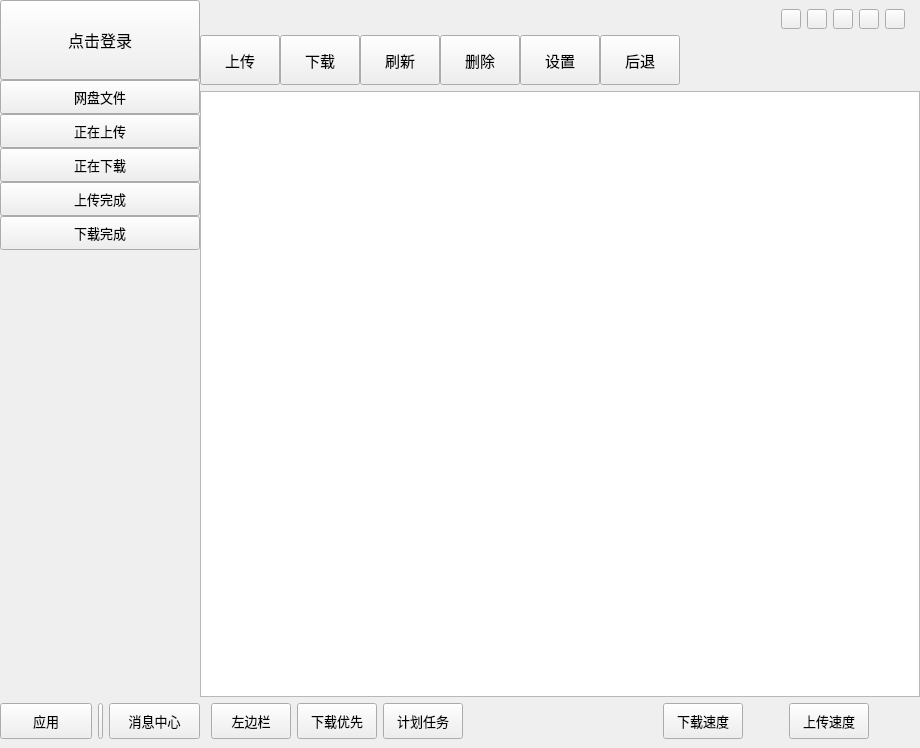
<?xml version="1.0" encoding="UTF-8"?>
<ui version="4.0">
 <class>MainWgt</class>
 <widget class="QWidget" name="MainWgt">
  <property name="geometry">
   <rect>
    <x>0</x>
    <y>0</y>
    <width>920</width>
    <height>748</height>
   </rect>
  </property>
  <property name="windowTitle">
   <string>MainWgt</string>
  </property>
  <layout class="QHBoxLayout" name="horizontalLayout_5">
   <property name="spacing">
    <number>0</number>
   </property>
   <property name="leftMargin">
    <number>0</number>
   </property>
   <property name="topMargin">
    <number>0</number>
   </property>
   <property name="rightMargin">
    <number>0</number>
   </property>
   <property name="bottomMargin">
    <number>0</number>
   </property>
   <item>
    <widget class="QWidget" name="m_pLeftWgt" native="true">
     <property name="styleSheet">
      <string notr="true"/>
     </property>
     <layout class="QVBoxLayout" name="verticalLayout_4">
      <property name="spacing">
       <number>0</number>
      </property>
      <property name="leftMargin">
       <number>0</number>
      </property>
      <property name="topMargin">
       <number>0</number>
      </property>
      <property name="rightMargin">
       <number>0</number>
      </property>
      <property name="bottomMargin">
       <number>0</number>
      </property>
      <item>
       <widget class="QPushButton" name="m_pLoginBtn">
        <property name="sizePolicy">
         <sizepolicy hsizetype="Minimum" vsizetype="Fixed">
          <horstretch>0</horstretch>
          <verstretch>0</verstretch>
         </sizepolicy>
        </property>
        <property name="minimumSize">
         <size>
          <width>200</width>
          <height>80</height>
         </size>
        </property>
        <property name="font">
         <font>
          <family> 微软雅黑 </family>
          <pointsize>12</pointsize>
         </font>
        </property>
        <property name="text">
         <string> 点击登录 </string>
        </property>
        <property name="icon">
         <iconset resource="qres.qrc">
          <normaloff>:/Data/Image/login.png</normaloff>:/Data/Image/login.png</iconset>
        </property>
        <property name="iconSize">
         <size>
          <width>40</width>
          <height>40</height>
         </size>
        </property>
        <property name="flat">
         <bool>false</bool>
        </property>
       </widget>
      </item>
      <item>
       <widget class="QPushButton" name="m_pCloudDiskBtn">
        <property name="minimumSize">
         <size>
          <width>0</width>
          <height>34</height>
         </size>
        </property>
        <property name="font">
         <font>
          <family> 微软雅黑 </family>
          <pointsize>10</pointsize>
          <weight>50</weight>
          <bold>false</bold>
         </font>
        </property>
        <property name="mouseTracking">
         <bool>true</bool>
        </property>
        <property name="acceptDrops">
         <bool>false</bool>
        </property>
        <property name="autoFillBackground">
         <bool>false</bool>
        </property>
        <property name="text">
         <string> 网盘文件 </string>
        </property>
        <property name="icon">
         <iconset resource="qres.qrc">
          <normaloff>:/Data/Image/disk_1.png</normaloff>
          <activeoff>:/Data/Image/disk_3.png</activeoff>:/Data/Image/disk_1.png</iconset>
        </property>
        <property name="iconSize">
         <size>
          <width>30</width>
          <height>30</height>
         </size>
        </property>
        <property name="checkable">
         <bool>true</bool>
        </property>
        <property name="checked">
         <bool>false</bool>
        </property>
        <property name="autoRepeat">
         <bool>false</bool>
        </property>
        <property name="autoExclusive">
         <bool>true</bool>
        </property>
        <property name="autoDefault">
         <bool>false</bool>
        </property>
        <property name="default">
         <bool>false</bool>
        </property>
        <property name="flat">
         <bool>false</bool>
        </property>
       </widget>
      </item>
      <item>
       <widget class="QPushButton" name="m_pUpingBtn">
        <property name="minimumSize">
         <size>
          <width>0</width>
          <height>34</height>
         </size>
        </property>
        <property name="font">
         <font>
          <family> 微软雅黑 </family>
          <pointsize>10</pointsize>
         </font>
        </property>
        <property name="mouseTracking">
         <bool>true</bool>
        </property>
        <property name="text">
         <string> 正在上传 </string>
        </property>
        <property name="icon">
         <iconset resource="qres.qrc">
          <normaloff>:/Data/Image/uping_1.png</normaloff>
          <activeoff>:/Data/Image/uping_3.png</activeoff>:/Data/Image/uping_1.png</iconset>
        </property>
        <property name="iconSize">
         <size>
          <width>30</width>
          <height>30</height>
         </size>
        </property>
        <property name="checkable">
         <bool>true</bool>
        </property>
       </widget>
      </item>
      <item>
       <widget class="QPushButton" name="m_pDownloadingBtn">
        <property name="minimumSize">
         <size>
          <width>0</width>
          <height>34</height>
         </size>
        </property>
        <property name="font">
         <font>
          <family> 微软雅黑 </family>
          <pointsize>10</pointsize>
         </font>
        </property>
        <property name="mouseTracking">
         <bool>true</bool>
        </property>
        <property name="text">
         <string> 正在下载 </string>
        </property>
        <property name="icon">
         <iconset resource="qres.qrc">
          <normaloff>:/Data/Image/downing_1.png</normaloff>
          <activeoff>:/Data/Image/downing_3.png</activeoff>:/Data/Image/downing_1.png</iconset>
        </property>
        <property name="iconSize">
         <size>
          <width>30</width>
          <height>30</height>
         </size>
        </property>
        <property name="checkable">
         <bool>true</bool>
        </property>
       </widget>
      </item>
      <item>
       <widget class="QPushButton" name="m_pUpSuccessBtn">
        <property name="minimumSize">
         <size>
          <width>0</width>
          <height>34</height>
         </size>
        </property>
        <property name="font">
         <font>
          <family> 微软雅黑 </family>
          <pointsize>10</pointsize>
         </font>
        </property>
        <property name="mouseTracking">
         <bool>true</bool>
        </property>
        <property name="styleSheet">
         <string notr="true"/>
        </property>
        <property name="text">
         <string> 上传完成 </string>
        </property>
        <property name="icon">
         <iconset resource="qres.qrc">
          <normaloff>:/Data/Image/done_1.png</normaloff>
          <activeoff>:/Data/Image/done_3.png</activeoff>:/Data/Image/done_1.png</iconset>
        </property>
        <property name="iconSize">
         <size>
          <width>30</width>
          <height>30</height>
         </size>
        </property>
        <property name="checkable">
         <bool>true</bool>
        </property>
       </widget>
      </item>
      <item>
       <widget class="QPushButton" name="m_pDownSuccessBtn">
        <property name="minimumSize">
         <size>
          <width>0</width>
          <height>34</height>
         </size>
        </property>
        <property name="font">
         <font>
          <family> 微软雅黑 </family>
          <pointsize>10</pointsize>
         </font>
        </property>
        <property name="mouseTracking">
         <bool>true</bool>
        </property>
        <property name="text">
         <string> 下载完成 </string>
        </property>
        <property name="icon">
         <iconset resource="qres.qrc">
          <normaloff>:/Data/Image/done_1.png</normaloff>
          <activeoff>:/Data/Image/done_3.png</activeoff>:/Data/Image/done_1.png</iconset>
        </property>
        <property name="iconSize">
         <size>
          <width>30</width>
          <height>30</height>
         </size>
        </property>
        <property name="checkable">
         <bool>true</bool>
        </property>
        <property name="checked">
         <bool>false</bool>
        </property>
        <property name="flat">
         <bool>false</bool>
        </property>
       </widget>
      </item>
      <item>
       <spacer name="verticalSpacer_9">
        <property name="orientation">
         <enum>Qt::Vertical</enum>
        </property>
        <property name="sizeHint" stdset="0">
         <size>
          <width>20</width>
          <height>40</height>
         </size>
        </property>
       </spacer>
      </item>
      <item>
       <widget class="QWidget" name="m_pLeftBottomWgt" native="true">
        <layout class="QHBoxLayout" name="horizontalLayout">
         <property name="spacing">
          <number>6</number>
         </property>
         <property name="leftMargin">
          <number>0</number>
         </property>
         <property name="topMargin">
          <number>0</number>
         </property>
         <property name="rightMargin">
          <number>0</number>
         </property>
         <property name="bottomMargin">
          <number>9</number>
         </property>
         <item>
          <widget class="QPushButton" name="m_pApplyBtn">
           <property name="minimumSize">
            <size>
             <width>0</width>
             <height>36</height>
            </size>
           </property>
           <property name="font">
            <font>
             <family> 微软雅黑 </family>
             <pointsize>10</pointsize>
            </font>
           </property>
           <property name="text">
            <string> 应用 </string>
           </property>
          </widget>
         </item>
         <item>
          <widget class="QPushButton" name="m_pVDividerBtn">
           <property name="sizePolicy">
            <sizepolicy hsizetype="Fixed" vsizetype="Fixed">
             <horstretch>0</horstretch>
             <verstretch>0</verstretch>
            </sizepolicy>
           </property>
           <property name="minimumSize">
            <size>
             <width>5</width>
             <height>36</height>
            </size>
           </property>
           <property name="maximumSize">
            <size>
             <width>5</width>
             <height>16777215</height>
            </size>
           </property>
           <property name="text">
            <string/>
           </property>
          </widget>
         </item>
         <item>
          <widget class="QPushButton" name="m_pMsgCenterBtn">
           <property name="minimumSize">
            <size>
             <width>0</width>
             <height>36</height>
            </size>
           </property>
           <property name="font">
            <font>
             <family> 微软雅黑 </family>
             <pointsize>10</pointsize>
            </font>
           </property>
           <property name="text">
            <string> 消息中心 </string>
           </property>
          </widget>
         </item>
        </layout>
       </widget>
      </item>
     </layout>
    </widget>
   </item>
   <item>
    <widget class="QWidget" name="m_pRightWgt" native="true">
     <layout class="QVBoxLayout" name="verticalLayout_6">
      <property name="leftMargin">
       <number>0</number>
      </property>
      <property name="topMargin">
       <number>0</number>
      </property>
      <property name="rightMargin">
       <number>0</number>
      </property>
      <property name="bottomMargin">
       <number>0</number>
      </property>
      <item>
       <widget class="QWidget" name="m_pTopWgt" native="true">
        <layout class="QHBoxLayout" name="horizontalLayout_4">
         <property name="spacing">
          <number>6</number>
         </property>
         <property name="leftMargin">
          <number>9</number>
         </property>
         <property name="topMargin">
          <number>9</number>
         </property>
         <property name="rightMargin">
          <number>15</number>
         </property>
         <property name="bottomMargin">
          <number>0</number>
         </property>
         <item>
          <spacer name="horizontalSpacer_3">
           <property name="orientation">
            <enum>Qt::Horizontal</enum>
           </property>
           <property name="sizeHint" stdset="0">
            <size>
             <width>198</width>
             <height>20</height>
            </size>
           </property>
          </spacer>
         </item>
         <item>
          <widget class="QPushButton" name="m_pStyleBtn">
           <property name="minimumSize">
            <size>
             <width>20</width>
             <height>20</height>
            </size>
           </property>
           <property name="maximumSize">
            <size>
             <width>20</width>
             <height>20</height>
            </size>
           </property>
           <property name="text">
            <string/>
           </property>
          </widget>
         </item>
         <item>
          <widget class="QPushButton" name="m_pConfigBtn">
           <property name="minimumSize">
            <size>
             <width>20</width>
             <height>20</height>
            </size>
           </property>
           <property name="maximumSize">
            <size>
             <width>20</width>
             <height>20</height>
            </size>
           </property>
           <property name="text">
            <string/>
           </property>
          </widget>
         </item>
         <item>
          <widget class="QPushButton" name="m_pMinBtn">
           <property name="minimumSize">
            <size>
             <width>20</width>
             <height>20</height>
            </size>
           </property>
           <property name="maximumSize">
            <size>
             <width>20</width>
             <height>20</height>
            </size>
           </property>
           <property name="text">
            <string/>
           </property>
          </widget>
         </item>
         <item>
          <widget class="QPushButton" name="m_pMaxBtn">
           <property name="minimumSize">
            <size>
             <width>20</width>
             <height>20</height>
            </size>
           </property>
           <property name="maximumSize">
            <size>
             <width>20</width>
             <height>20</height>
            </size>
           </property>
           <property name="text">
            <string/>
           </property>
          </widget>
         </item>
         <item>
          <widget class="QPushButton" name="m_pCloseBtn">
           <property name="minimumSize">
            <size>
             <width>20</width>
             <height>20</height>
            </size>
           </property>
           <property name="maximumSize">
            <size>
             <width>20</width>
             <height>20</height>
            </size>
           </property>
           <property name="text">
            <string/>
           </property>
          </widget>
         </item>
        </layout>
       </widget>
      </item>
      <item>
       <widget class="QWidget" name="m_pMidWgt" native="true">
        <layout class="QHBoxLayout" name="horizontalLayout_3">
         <property name="spacing">
          <number>0</number>
         </property>
         <property name="leftMargin">
          <number>0</number>
         </property>
         <property name="topMargin">
          <number>0</number>
         </property>
         <property name="rightMargin">
          <number>0</number>
         </property>
         <property name="bottomMargin">
          <number>0</number>
         </property>
         <item>
          <widget class="QPushButton" name="m_pUpBtn">
           <property name="enabled">
            <bool>true</bool>
           </property>
           <property name="minimumSize">
            <size>
             <width>80</width>
             <height>50</height>
            </size>
           </property>
           <property name="maximumSize">
            <size>
             <width>80</width>
             <height>50</height>
            </size>
           </property>
           <property name="font">
            <font>
             <family> 微软雅黑 </family>
             <pointsize>11</pointsize>
            </font>
           </property>
           <property name="mouseTracking">
            <bool>true</bool>
           </property>
           <property name="styleSheet">
            <string notr="true"/>
           </property>
           <property name="text">
            <string> 上传 </string>
           </property>
           <property name="icon">
            <iconset resource="qres.qrc">
             <normaloff>:/Data/Image/up_1.png</normaloff>
             <activeoff>:/Data/Image/up_3.png</activeoff>:/Data/Image/up_1.png</iconset>
           </property>
           <property name="iconSize">
            <size>
             <width>70</width>
             <height>50</height>
            </size>
           </property>
          </widget>
         </item>
         <item>
          <widget class="QPushButton" name="m_pDownloadBtn">
           <property name="minimumSize">
            <size>
             <width>80</width>
             <height>50</height>
            </size>
           </property>
           <property name="maximumSize">
            <size>
             <width>80</width>
             <height>50</height>
            </size>
           </property>
           <property name="font">
            <font>
             <family> 微软雅黑 </family>
             <pointsize>11</pointsize>
             <weight>50</weight>
             <italic>false</italic>
             <bold>false</bold>
            </font>
           </property>
           <property name="mouseTracking">
            <bool>true</bool>
           </property>
           <property name="text">
            <string> 下载 </string>
           </property>
           <property name="icon">
            <iconset resource="qres.qrc">
             <normaloff>:/Data/Image/down_1.png</normaloff>
             <activeoff>:/Data/Image/down_3.png</activeoff>:/Data/Image/down_1.png</iconset>
           </property>
           <property name="iconSize">
            <size>
             <width>70</width>
             <height>50</height>
            </size>
           </property>
          </widget>
         </item>
         <item>
          <widget class="QPushButton" name="m_pReflashBtn">
           <property name="minimumSize">
            <size>
             <width>80</width>
             <height>50</height>
            </size>
           </property>
           <property name="maximumSize">
            <size>
             <width>80</width>
             <height>50</height>
            </size>
           </property>
           <property name="font">
            <font>
             <family> 微软雅黑 </family>
             <pointsize>11</pointsize>
             <weight>50</weight>
             <italic>false</italic>
             <bold>false</bold>
            </font>
           </property>
           <property name="text">
            <string> 刷新 </string>
           </property>
           <property name="icon">
            <iconset resource="qres.qrc">
             <normaloff>:/Data/Image/update_1.png</normaloff>
             <activeoff>:/Data/Image/update_3.png</activeoff>:/Data/Image/update_1.png</iconset>
           </property>
           <property name="iconSize">
            <size>
             <width>70</width>
             <height>50</height>
            </size>
           </property>
          </widget>
         </item>
         <item>
          <widget class="QPushButton" name="m_pDeleteBtn">
           <property name="minimumSize">
            <size>
             <width>80</width>
             <height>50</height>
            </size>
           </property>
           <property name="maximumSize">
            <size>
             <width>80</width>
             <height>50</height>
            </size>
           </property>
           <property name="font">
            <font>
             <family> 微软雅黑 </family>
             <pointsize>11</pointsize>
            </font>
           </property>
           <property name="text">
            <string> 删除 </string>
           </property>
           <property name="icon">
            <iconset resource="qres.qrc">
             <normaloff>:/Data/Image/delete_1.png</normaloff>
             <activeoff>:/Data/Image/delete_3.png</activeoff>:/Data/Image/delete_1.png</iconset>
           </property>
           <property name="iconSize">
            <size>
             <width>40</width>
             <height>25</height>
            </size>
           </property>
          </widget>
         </item>
         <item>
          <widget class="QPushButton" name="m_pSettingBtn">
           <property name="minimumSize">
            <size>
             <width>80</width>
             <height>50</height>
            </size>
           </property>
           <property name="maximumSize">
            <size>
             <width>80</width>
             <height>50</height>
            </size>
           </property>
           <property name="font">
            <font>
             <family> 微软雅黑 </family>
             <pointsize>11</pointsize>
            </font>
           </property>
           <property name="text">
            <string> 设置 </string>
           </property>
           <property name="icon">
            <iconset resource="qres.qrc">
             <normaloff>:/Data/Image/setting_1.png</normaloff>
             <activeoff>:/Data/Image/setting_3.png</activeoff>:/Data/Image/setting_1.png</iconset>
           </property>
           <property name="iconSize">
            <size>
             <width>70</width>
             <height>50</height>
            </size>
           </property>
          </widget>
         </item>
         <item>
          <widget class="QPushButton" name="m_pBackBtn">
           <property name="minimumSize">
            <size>
             <width>80</width>
             <height>50</height>
            </size>
           </property>
           <property name="maximumSize">
            <size>
             <width>80</width>
             <height>50</height>
            </size>
           </property>
           <property name="font">
            <font>
             <family> 微软雅黑 </family>
             <pointsize>11</pointsize>
            </font>
           </property>
           <property name="text">
            <string> 后退 </string>
           </property>
           <property name="icon">
            <iconset resource="qres.qrc">
             <normaloff>:/Data/Image/backto_1.png</normaloff>
             <activeoff>:/Data/Image/backto_3.png</activeoff>:/Data/Image/backto_1.png</iconset>
           </property>
           <property name="iconSize">
            <size>
             <width>70</width>
             <height>50</height>
            </size>
           </property>
          </widget>
         </item>
         <item>
          <spacer name="horizontalSpacer_4">
           <property name="orientation">
            <enum>Qt::Horizontal</enum>
           </property>
           <property name="sizeHint" stdset="0">
            <size>
             <width>40</width>
             <height>20</height>
            </size>
           </property>
          </spacer>
         </item>
        </layout>
       </widget>
      </item>
      <item>
       <widget class="QWidget" name="m_pOutPutWgt" native="true">
        <layout class="QVBoxLayout" name="verticalLayout_3">
         <property name="leftMargin">
          <number>0</number>
         </property>
         <property name="topMargin">
          <number>0</number>
         </property>
         <property name="rightMargin">
          <number>0</number>
         </property>
         <property name="bottomMargin">
          <number>0</number>
         </property>
         <item>
          <widget class="QTreeWidget" name="m_pPutTreeWgt">
           <property name="verticalScrollBarPolicy">
            <enum>Qt::ScrollBarAsNeeded</enum>
           </property>
           <property name="horizontalScrollBarPolicy">
            <enum>Qt::ScrollBarAsNeeded</enum>
           </property>
           <attribute name="headerVisible">
            <bool>false</bool>
           </attribute>
           <column>
            <property name="text">
             <string> 序号 </string>
            </property>
           </column>
           <column>
            <property name="text">
             <string> 名称 </string>
            </property>
           </column>
           <column>
            <property name="text">
             <string> 大小 </string>
            </property>
           </column>
           <column>
            <property name="text">
             <string> 日期 </string>
            </property>
           </column>
           <column>
            <property name="text">
             <string/>
            </property>
           </column>
          </widget>
         </item>
         <item>
          <widget class="QWidget" name="widget" native="true">
           <property name="minimumSize">
            <size>
             <width>0</width>
             <height>0</height>
            </size>
           </property>
           <layout class="QHBoxLayout" name="horizontalLayout_2">
            <property name="topMargin">
             <number>0</number>
            </property>
            <property name="bottomMargin">
             <number>9</number>
            </property>
            <item>
             <widget class="QPushButton" name="m_pLeftColumnBtn">
              <property name="sizePolicy">
               <sizepolicy hsizetype="Fixed" vsizetype="Minimum">
                <horstretch>0</horstretch>
                <verstretch>0</verstretch>
               </sizepolicy>
              </property>
              <property name="minimumSize">
               <size>
                <width>0</width>
                <height>36</height>
               </size>
              </property>
              <property name="font">
               <font>
                <family> 微软雅黑 </family>
                <pointsize>10</pointsize>
               </font>
              </property>
              <property name="text">
               <string> 左边栏 </string>
              </property>
             </widget>
            </item>
            <item>
             <widget class="QPushButton" name="m_pDownloadPriotyBtn">
              <property name="sizePolicy">
               <sizepolicy hsizetype="Fixed" vsizetype="Minimum">
                <horstretch>0</horstretch>
                <verstretch>0</verstretch>
               </sizepolicy>
              </property>
              <property name="minimumSize">
               <size>
                <width>0</width>
                <height>36</height>
               </size>
              </property>
              <property name="font">
               <font>
                <family> 微软雅黑 </family>
                <pointsize>10</pointsize>
               </font>
              </property>
              <property name="text">
               <string> 下载优先 </string>
              </property>
             </widget>
            </item>
            <item>
             <widget class="QPushButton" name="m_pScheduleTaskBtn">
              <property name="sizePolicy">
               <sizepolicy hsizetype="Fixed" vsizetype="Minimum">
                <horstretch>0</horstretch>
                <verstretch>0</verstretch>
               </sizepolicy>
              </property>
              <property name="minimumSize">
               <size>
                <width>0</width>
                <height>36</height>
               </size>
              </property>
              <property name="font">
               <font>
                <family> 微软雅黑 </family>
                <pointsize>10</pointsize>
               </font>
              </property>
              <property name="text">
               <string> 计划任务 </string>
              </property>
             </widget>
            </item>
            <item>
             <spacer name="horizontalSpacer">
              <property name="orientation">
               <enum>Qt::Horizontal</enum>
              </property>
              <property name="sizeHint" stdset="0">
               <size>
                <width>40</width>
                <height>20</height>
               </size>
              </property>
             </spacer>
            </item>
            <item>
             <widget class="QPushButton" name="m_pDownloadSpeadBtn">
              <property name="sizePolicy">
               <sizepolicy hsizetype="Fixed" vsizetype="Minimum">
                <horstretch>0</horstretch>
                <verstretch>0</verstretch>
               </sizepolicy>
              </property>
              <property name="minimumSize">
               <size>
                <width>0</width>
                <height>36</height>
               </size>
              </property>
              <property name="font">
               <font>
                <family> 微软雅黑 </family>
                <pointsize>10</pointsize>
               </font>
              </property>
              <property name="text">
               <string> 下载速度 </string>
              </property>
             </widget>
            </item>
            <item>
             <spacer name="horizontalSpacer_2">
              <property name="orientation">
               <enum>Qt::Horizontal</enum>
              </property>
              <property name="sizeType">
               <enum>QSizePolicy::Fixed</enum>
              </property>
              <property name="sizeHint" stdset="0">
               <size>
                <width>40</width>
                <height>20</height>
               </size>
              </property>
             </spacer>
            </item>
            <item>
             <widget class="QPushButton" name="m_pUploadSpeadBtn">
              <property name="sizePolicy">
               <sizepolicy hsizetype="Fixed" vsizetype="Minimum">
                <horstretch>0</horstretch>
                <verstretch>0</verstretch>
               </sizepolicy>
              </property>
              <property name="minimumSize">
               <size>
                <width>0</width>
                <height>36</height>
               </size>
              </property>
              <property name="font">
               <font>
                <family> 微软雅黑 </family>
                <pointsize>10</pointsize>
               </font>
              </property>
              <property name="text">
               <string> 上传速度 </string>
              </property>
             </widget>
            </item>
            <item>
             <spacer name="horizontalSpacer_5">
              <property name="orientation">
               <enum>Qt::Horizontal</enum>
              </property>
              <property name="sizeType">
               <enum>QSizePolicy::Fixed</enum>
              </property>
              <property name="sizeHint" stdset="0">
               <size>
                <width>40</width>
                <height>20</height>
               </size>
              </property>
             </spacer>
            </item>
           </layout>
          </widget>
         </item>
        </layout>
       </widget>
      </item>
     </layout>
    </widget>
   </item>
  </layout>
 </widget>
 <layoutdefault spacing="6" margin="11"/>
 <resources>
  <include location="qres.qrc"/>
 </resources>
 <connections/>
</ui>
